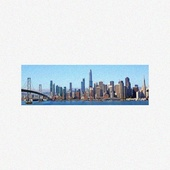
#> input picture additional_exerices/9.5_newton_method_for_approximiate_total_variation_de-noising/sf_with_noise.jpeg, 170 x 170 px, shrunk from 1080 x 1080 before the run
$ python denoise_image.py
#> lines starting #> are read from the running program, lines starting #| are printed output that depends on the picture; after the words box and inside, x2 and y2 are one past the last pixel; in counts of white or black regions, pixels touching at a corner belong together
import numpy as np
from scipy.sparse import diags
from scipy.linalg import solve
from PIL import Image
import matplotlib.pyplot as plt

# Gradient of the approximate total variation function
def grad_phi_atv(x, epsilon):
    n = len(x)
    grad = np.zeros(n)
    for i in range(n - 1):
        diff = x[i + 1] - x[i]
        grad[i] -= diff / np.sqrt(epsilon**2 + diff**2)
        grad[i + 1] += diff / np.sqrt(epsilon**2 + diff**2)
    return grad

# Hessian of the approximate total variation function
def hess_phi_atv(x, epsilon):
    n = len(x)
    diagonals = [np.zeros(n), np.zeros(n - 1), np.zeros(n - 1)]
    for i in range(n - 1):
        diff = x[i + 1] - x[i]
        denom = (epsilon**2 + diff**2)**(3 / 2)
        diagonals[0][i] += epsilon**2 / denom
        diagonals[0][i + 1] += epsilon**2 / denom
        diagonals[1][i] -= epsilon**2 / denom
        diagonals[2][i] -= epsilon**2 / denom
    return diags(diagonals, [0, 1, -1]).toarray()

# Objective function
def psi(x, xcor, mu, epsilon):
    norm_term = np.sum((x - xcor)**2)
    atv_term = np.sum(np.sqrt(epsilon**2 + (x[1:] - x[:-1])**2)) - epsilon * (len(x) - 1)
    return norm_term + mu * atv_term

# Denoise a single partition
def denoise_partition(xcor, epsilon, mu, alpha, beta, tol, max_iter):
    x = np.zeros_like(xcor)
    lambda2 = 1
    iter_count = 0
    while lambda2 / 2 > tol and iter_count < max_iter:
        grad = 2 * (x - xcor) + mu * grad_phi_atv(x, epsilon)
        hess = 2 * np.eye(len(x)) + mu * hess_phi_atv(x, epsilon)
        delta_x = solve(hess, -grad)

        # Line search
        t = 1
        while psi(x + t * delta_x, xcor, mu, epsilon) > psi(x, xcor, mu, epsilon) + alpha * t * grad @ delta_x:
            t *= beta

        # Update
        x += t * delta_x
        lambda2 = grad @ solve(hess, grad)
        iter_count += 1

    return x

# Newton's method with overlapping partitions for image denoising
def denoise_image(input_image_path, output_image_path, partitions=4, epsilon=0.001, mu=50, alpha=0.01, beta=0.5, tol=1e-8, max_iter=100):
    # Load and flatten the noisy image
#> called with input_image_path = 'sf_with_noise.jpeg', output_image_path = 'sf_denoised.jpeg', partitions = 16, epsilon = 0.001, mu = 50, alpha = 0.01, beta = 0.5, tol = 1e-08
    img_cor = np.array(Image.open(input_image_path).convert('L')) / 255.0  # Convert to grayscale and normalize
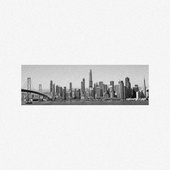
#> img_cor: shape (170, 170) float64; min 0.00784, max 1, mean 0.898
    height, width = img_cor.shape
#> height = 170; width = 170

    # Calculate partition width and overlap based on the number of partitions
    partition_width = width // partitions
#> partition_width = 10
    overlap = max(partition_width // 8, 1)  # Set overlap as 1/8th of partition width, with a minimum of 1 pixel
#> overlap = 1

    # Partition the image into overlapping vertical slices
    denoised_image = np.zeros_like(img_cor)
    weight_matrix = np.zeros_like(img_cor)  # To handle blending
    start = 0
    iteration = 0

    print(f"Starting Newton's method for image denoising with {partitions} partitions...")
    while start < width:
        iteration = iteration + 1
        print(f"Iteration {iteration}: Processing partition...")  # Print current iteration number
        end = min(start + partition_width, width)
        if start > 0:
            start_overlap = start - overlap
        else:
            start_overlap = start

        if end < width:
            end_overlap = end + overlap
        else:
            end_overlap = end

        # Extract the partition with overlap
        partition = img_cor[:, start_overlap:end_overlap].flatten()

        print(f"Processing partition from column {start_overlap} to {end_overlap}...")
        denoised_partition = denoise_partition(partition, epsilon, mu, alpha, beta, tol, max_iter)
        denoised_partition = denoised_partition.reshape((height, end_overlap - start_overlap))

        # Add the denoised partition to the result
        denoised_image[:, start_overlap:end_overlap] += denoised_partition
        weight_matrix[:, start_overlap:end_overlap] += 1  # Track how many times each pixel is updated

        start = end
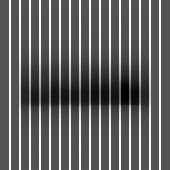
#> denoised_image: shape (170, 170) float64; min 0.501, max 1.92, mean 1.07; drawn with min black and max white
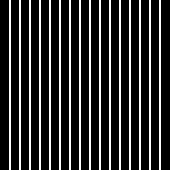
#> weight_matrix: shape (170, 170) float64; values 1 (black) and 2 (white), 18.8% white in thin lines or dots, all inside (x1, y1, x2, y2) = (9, 0, 161, 170)

    # Normalize by the weight matrix to blend overlapping regions
    denoised_image /= weight_matrix
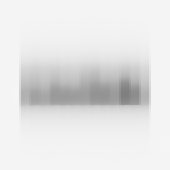
#> denoised_image: shape (170, 170) float64; 18.82% of pixels changed, all inside (x1, y1, x2, y2) = (9, 0, 161, 170)
    denoised_image = np.clip(denoised_image, 0, 1)  # Clip values to [0, 1]

    # Save the denoised image
    denoised_image_uint8 = (denoised_image * 255).astype(np.uint8)  # Convert to 8-bit grayscale
    Image.fromarray(denoised_image_uint8).save(output_image_path, format='JPEG', quality=95)
    print(f"Denoising complete. Denoised image saved as {output_image_path}.")

    # Plot the original and denoised images
    plt.figure(figsize=(10, 5))
    plt.subplot(1, 2, 1)
    plt.imshow(img_cor, cmap='gray')
    plt.title('Noisy Image')
    plt.axis('off')

    plt.subplot(1, 2, 2)
    plt.imshow(denoised_image, cmap='gray')
    plt.title('Denoised Image')
    plt.axis('off')

    plt.show()

# Example usage
denoise_image('sf_with_noise.jpeg', 'sf_denoised.jpeg', partitions=16)
